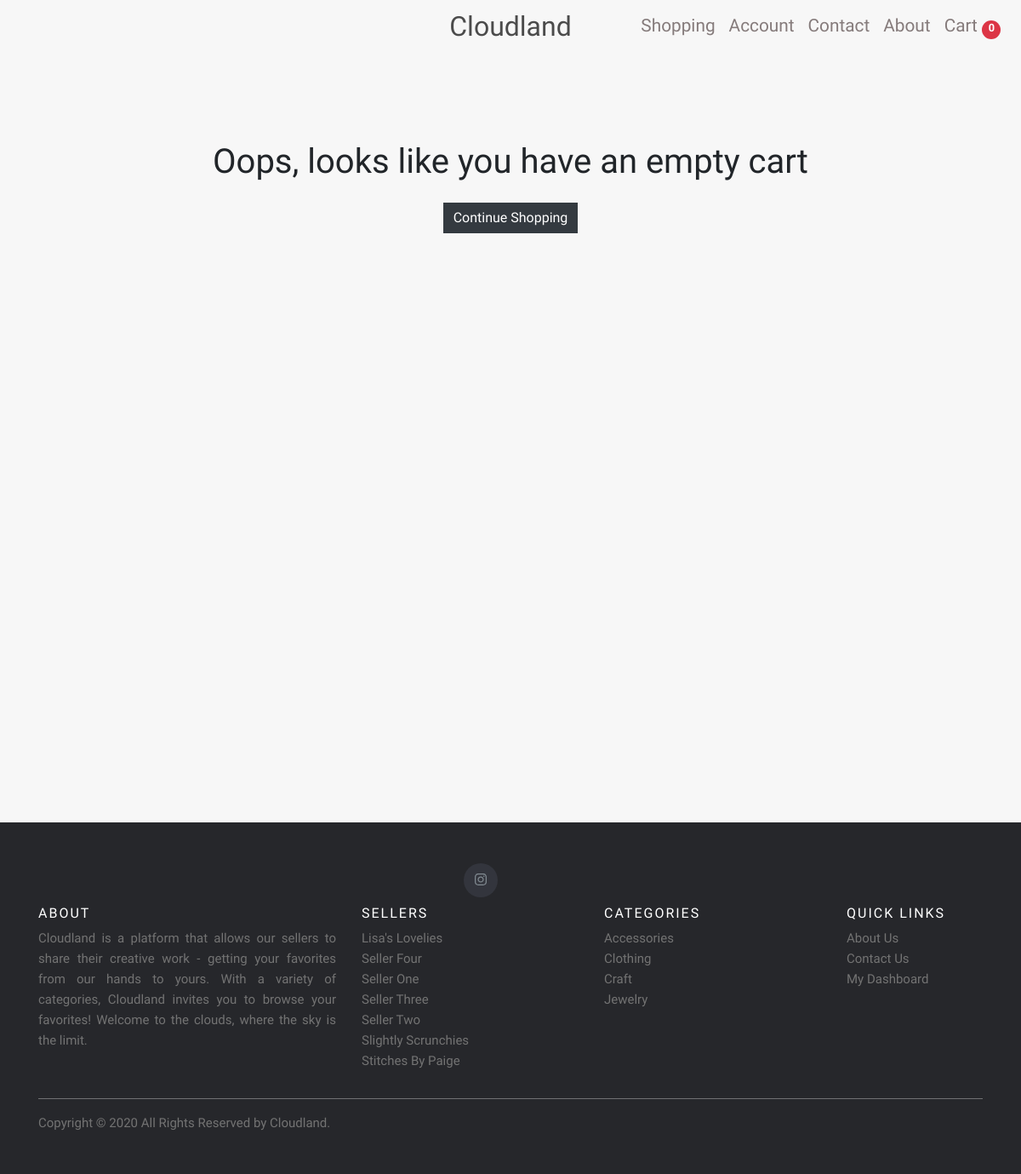
Page /cart/ on the committed database.
### store/models.py (models this page shows, shortened)
class Seller(models.Model):
    user = models.OneToOneField(User, on_delete=models.CASCADE, null=True)
    profile_picture = models.ImageField(upload_to='seller_profiles', help_text="Upload your profile picture for our about page", blank=True, null=True)
    bio_description = models.TextField(max_length=500, default="", help_text="Brief bio describing who you are and what you do")
    seller_full_name = models.CharField(max_length=50)
    seller_listing_name = models.CharField(max_length=50)
    email = models.EmailField(max_length=50)
    date_added = models.DateField(auto_now_add=True)
    slug = models.SlugField(null=True, unique=True)
    is_active = models.BooleanField(default=True)

class Category(models.Model):
    name = models.CharField(max_length=30)
    slug = models.SlugField(null=False, unique=True)
    class Meta:
        verbose_name_plural = "Categories"

### carts/views.py (the view)
# urls.py: path('', views.cart, name='store-cart'),
def cart(request):
    try:
        session_ID = request.session['cart_id'] # session already active
    except:
        session_ID = None # no active session
    if session_ID != None:
        cart = Cart.objects.get(id=session_ID)
        for item in cart.cartitem_set.all():
            print(item.product.quantity)
            if item.product.quantity == 0:
                item.delete()
                request.session['cart_items_total'] = cart.cartitem_set.count()
                calcCartTotal(cart)
                item.save()
            if item.product.quantity < item.quantity:
                item.quantity = item.product.quantity
                request.session['cart_items_total'] = cart.cartitem_set.count()
                calcCartTotal(cart)
                item.save()
        args = {
            'cart': cart,
        }
        return render(request, 'carts/cart.html', args)
    else:
        return render(request, 'carts/cart.html')

### store/context_processors.py (called while the page is built)
def add_variables_to_context(request):
    return {
        'sellers': sellers,
        'categories': categories,
    }

### carts/templates/carts/cart.html (shortened to what this page needs)
{% extends "store/base.html" %}
{% load static %}
{% block styles %}
<link href="{% static 'carts/css/cart-styles.css' %}" rel="stylesheet">
<link href="//maxcdn.bootstrapcdn.com/bootstrap/4.0.0/css/bootstrap.min.css" rel="stylesheet" id="bootstrap-css">
<link href="https://maxcdn.bootstrapcdn.com/font-awesome/4.3.0/css/font-awesome.min.css" rel="stylesheet"> {% endblock styles %}
{% block content %}
<div class="container" style="min-height: 100vh;">
    {% if cart.cartitem_set.all|length != 0 %}
    <script onload="setCartTotalValues()"></script>
    <h2 class="text-center my-4">My Cart</h2>
    <div class="row mt-2">
        <div class="col-12 m-auto">
            <table class="table">
                <thead class="thead thead-dark">
                    <tr>
                        <th scope="col"></th>
                        <th scope="col"><b>Product</b></th>
                        <th scope="col"><b>Price</b></th>
                        <th scope="col"><b>Shipping</b></th>
                        <th scope="col"><b>Quantity</b></th>
                        <th scope="col"><b>Total</b></th>
                        <th></th>
                    </tr>
                </thead>
                <tbody>
                    {% for item in cart.cartitem_set.all %}
                    <tr>
                        <td id="image-col">
                            <div class="product-image text-center my-2">
                                <img src="{{ item.product.product_image.url }}" />
                            </div>
                        </td>
                        <td>
                            <a href="{% url 'store-view-item' item.product.product_id %}">
                                <b class="product-name">{{ item.product.product_name }}</b>
                            </a>
                        </td>
                        <td class="product-price">${{ item.product.price }}</td>
                        <td class="product-shipping">${{ item.product.shipping_cost }}</td>
                        <td class="">
                            <div class="text-left pl-4">
                                {{ item.quantity }}
                            </div>
                        </td>
                        <td class="product-line-price">${{ item.line_total }}</td>
                        <td>
                            <div class="product-removal">
                                <a href="{% url 'remove_from_cart' item.product.product_id %}"><i class="fas fa-trash-alt"></i></a>
                            </div>
                        </td>
                    </tr>
                    {% endfor %}
                </tbody>
            </table>
        </div>
    </div>
    <hr>
    <div class="col-lg-4 ml-auto mt-5">
        <h6 id="cart-summary-label" class="font-weight-bold text-center py-2">Cart Summary</h6>
        <div>
            <ul class="list-unstyled mb-4">
                <li class="d-flex justify-content-between py-3 border-bottom">
                    <strong class="text-secondary">Order Subtotal </strong>
                    <strong class="totals-value" id="cart-subtotal">{{ cart.sub_total }}</strong>
                </li>
                <li class="d-flex justify-content-between py-3 border-bottom">
                    <strong class="text-secondary">Shipping</strong>
                    <strong class="totals-value" id="cart-shipping">{{ cart.shipping }}</strong>
                </li>
                <li class="d-flex justify-content-between py-3 border-bottom">
                    <strong class="text-secondary ">Total</strong>
                    <h5 class="font-weight-bold totals-value" id="cart-total">$ {{ cart.grand_total }}</h5>
                </li>
            </ul>
        </div>
    </div>
    <div class="row no-gutters ">
        <div class="col-6 ">
            <a href="{% url 'store-products-page-all' %} " id="btn-continue-shopping" class="btn btn-dark border-0 rounded-0 justify-content-start">Continue Shopping</a>
        </div>
        <div class="col-6 text-right ">
            <a href="{% url 'orders-checkout' %}" id="btn-checkout" class="btn btn-success border-0 rounded-0">Checkout</a>
        </div>
    </div>
    {% else %}
    <h1 class="text-center mt-5 pt-5">Oops, looks like you have an empty cart</h1>
    <div class="col-12 text-center mt-4">
        <a href="{% url 'store-products-page-all' %}" id="btn-continue-shopping" class="btn btn-dark border-0 rounded-0">Continue Shopping</a>
    </div>
    {% endif %}
</div>
{% endblock content %}

### store/templates/store/base.html (shortened to what this page needs)
{% load static %}
<!DOCTYPE html>
<html lang="en">
<head>
    <link href="{% static 'store/vendor/bootstrap/css/bootstrap.min.css' %}" rel="stylesheet">
    <link href="{% static 'store/css/base-styles.css' %}" rel="stylesheet">
    <link rel="stylesheet" href="https://cdnjs.cloudflare.com/ajax/libs/font-awesome/4.7.0/css/font-awesome.min.css">
    <link href="http://maxcdn.bootstrapcdn.com/bootstrap/4.1.1/css/bootstrap.min.css" rel="stylesheet" id="bootstrap-css">
    {% block styles %}{% endblock styles %}
</head>
<body>
    <nav class="navbar navbar-expand-lg sticky-top pl-3">
        <a class="navbar-brand" href="{% url 'store-products-page-all-home' %} ">
            Cloudland
        </a>
        <div class="collapse navbar-collapse" id="navbarResponsive" data-parent="#nav-collapse-icon">
            <ul class="navbar-nav ml-auto">
                {% if user.groups.all.0.name == 'Seller' %}
                <li class="nav-item">
                    <a class="nav-link " href="{% url 'seller-dashboard' %}">Dashboard</a>
                </li>
                <li class="nav-item">
                    <a class="nav-link " href="{% url 'store-products-page-all' %}">Shopping</a>
                </li>
                <li class="nav-item">
                    <a class="nav-link" href="{% url 'about' %}">About</a>
                </li>
                {% else %}
                <li class="nav-item">
                    <a class="nav-link " href="{% url 'store-products-page-all' %}">Shopping</a>
                </li>
                <li class="nav-item">
                    <a class="nav-link " href="{% url 'accounts-dashboard' %}">Account</a>
                </li>
                <li class="nav-item">
                    <a class="nav-link " href="{% url 'store-contact' %} ">Contact</a>
                </li>
                <li class="nav-item">
                    <a class="nav-link" href="{% url 'about' %}">About</a>
                </li>
                {% endif %}
            </ul>
        </div>
        {% if user.groups.all.0.name != 'Seller' %}
        <ul class="navbar-nav">
            <li class="">
                <a class="nav-link" href="{% url 'store-cart' %} ">
                    Cart
                    {% if request.session.cart_items_total %}
                    <span class="badge badge-pill badge-danger my-auto" id="cart-badge">{{ request.session.cart_items_total }}</span>
                    {% else %}
                    <span class="badge badge-pill badge-danger my-auto" id="cart-badge">0</span> {% endif %}
                </a>
            </li>
        </ul>
        {% endif %}
    </nav>
    <div id="top">
        {% block content %} {% endblock content %}
    </div>
</body>
<footer class="site-footer py-5 mt-5">
    <div class="container">
        <div class="col-md-6 justify-content-center">
            <ul class="social-icons">
                <li>
                    <a href="#" class="instagram"><i class="fab fa-instagram"></i></a>
                </li>
            </ul>
        </div>
        <div class="row">
            <div class="col-md-4 col-sm-12">
                <h6>About</h6>
                <p class="text-justify">
                    Cloudland is a platform that allows our sellers to share their creative work - getting your favorites from our hands to yours. With a variety of categories, Cloudland invites you to browse your favorites! Welcome to the clouds, where the sky is the limit.
                </p>
            </div>
            <div class="col-md-3 col-sm-4 col-4">
                <h6>Sellers</h6>
                <ul class="footer-links">
                    {% for seller in sellers %}
                    <li>
                        <a id="{{ seller.slug }}" href="{% url 'store-products-page-filter-category' seller.slug %}">{{ seller.seller_listing_name }}</a>
                    </li>
                    {% endfor %}
                </ul>
            </div>
            <div class="col-md-3 col-sm-4 col-4">
                <h6>Categories</h6>
                <ul class="footer-links">
                    {% for category in categories %}
                    <li>
                        <a id="{{ category.slug }}" href="{% url 'store-products-page-filter-category' category.slug %}">{{ category.name }}</a>
                    </li>
                    {% endfor %}
                </ul>
            </div>
            <div class="col-md-2 col-sm-4 col-4">
                <h6>Quick Links</h6>
                <ul class="footer-links">
                    <li><a href="{% url 'about' %}">About Us</a></li>
                    <li><a href="{% url 'store-contact' %}">Contact Us</a></li>
                    {% if user.groups.all.0.name == 'Seller' %}
                    <li><a href="{% url 'seller-dashboard' %}">My Dashboard</a></li>
                    {% else %}
                    <li><a href="{% url 'accounts-dashboard' %}">My Dashboard</a></li>
                    {% endif %}
                </ul>
            </div>
        </div>
        <hr>
    </div>
    <div class="container">
        <div class="row">
            <div class="col-md-8 col-sm-6 col-xs-12">
                <p class="copyright-text">Copyright &copy; 2020 All Rights Reserved by Cloudland.</p>
            </div>
        </div>
    </div>
</footer>
</html>

### store/static/store/css/base-styles.css (style rules this page uses)
* { transition: all .2s ease-in-out; }
body { font-family: 'Darker Grotesque' !important; height: 100vh; background-color: rgb(247, 247, 247) !important; }
.btn { border: none !important; outline: none !important; background-color: #000; color: #FFF; padding: 5px 10px; border-radius: 0; }
.navbar { background-color: rgb(247, 247, 247) !important; color: #000 !important; min-height: 70px !important; padding-top: 0 !important; }
.navbar a:not(.navbar-brand) { color: rgb(133, 123, 123) !important; font-size: 1.3rem !important; }
.navbar a span { font-size: 0.8rem !important; padding-bottom: 0.5em; width: 22px; height: 22px; }
.navbar .navbar-brand { position: absolute; transform: translateX(-50%); left: 50%; font-family: 'Acme', sans-serif; font-size: 2em; }
.navbar-brand { color: rgb(75, 75, 75) !important; }
.site-footer { background-color: #26272b; padding: 45px 0 20px; font-size: 15px; line-height: 24px; color: #737373; }
.site-footer hr { border-top-color: #bbb; opacity: 0.5 }
.site-footer h6 { color: #fff; font-size: 16px; text-transform: uppercase; margin-top: 5px; letter-spacing: 2px }
.site-footer a { color: #737373; }
.footer-links { padding-left: 0; list-style: none }
.footer-links li { display: block }
.footer-links a { color: #737373 }
.site-footer .social-icons { text-align: right }
.site-footer .social-icons a { width: 40px; height: 40px; line-height: 40px; margin-left: 6px; margin-right: 0; border-radius: 100%; background-color: #33353d }
.copyright-text { margin: 0 }
.social-icons { padding-left: 0; margin-bottom: 0; list-style: none }
.social-icons li { display: inline-block; margin-bottom: 4px }
.social-icons a { background-color: #eceeef; color: #818a91; font-size: 16px; display: inline-block; line-height: 44px; width: 44px; height: 44px; text-align: center; margin-right: 8px; border-radius: 100%; -webkit-transition: all .2s linear; -o-transition: all .2s linear; transition: all .2s linear }

### rows in the picture
Seller: seller_listing_name "Lisa's Lovelies"
Seller: seller_listing_name "Seller Four"
Seller: seller_listing_name "Seller One"
Seller: seller_listing_name "Seller Three"
Seller: seller_listing_name "Seller Two"
Seller: seller_listing_name "Slightly Scrunchies"
Seller: seller_listing_name "Stitches By Paige"
Category: name "Accessories"
Category: name "Clothing"
Category: name "Craft"
Category: name "Jewelry"
